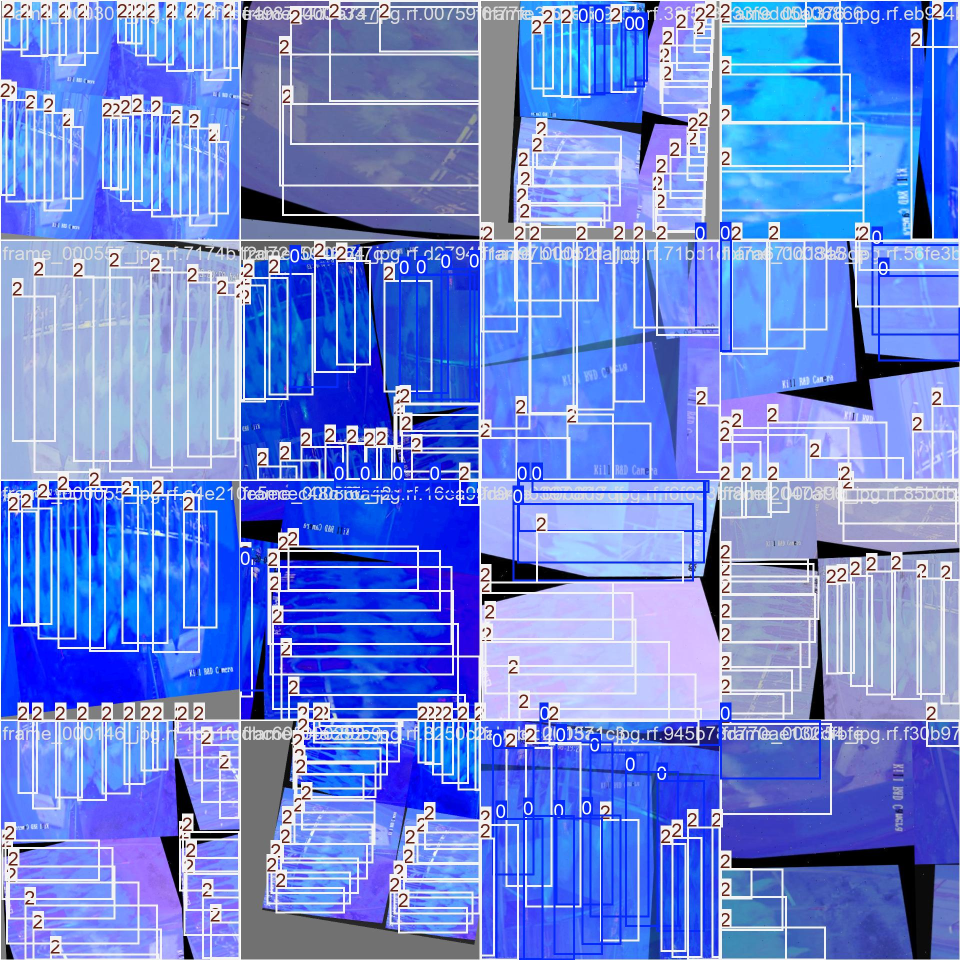
#> input picture runs/detect/runs/chicken_counter/train_batch0.jpg, 1920 x 1920 px, given in place of mix.mp4, which was not available (shown at 1/2 size)
$ python analyze_video2.py
#> lines starting #> are read from the running program, lines starting #| are printed output that depends on the picture; pictures that were not available may be replaced by others from this repository, and a replacement may not be noted
"""
Deeper analysis of mix.mp4:
1. Stop-event duration histogram — distinguish chicken gaps from true belt stops
2. Chicken centroid speed via background subtraction + contour tracking
3. Recommended parameter values
"""
import cv2
import numpy as np
import sys
from collections import Counter

VIDEO = r"C:\Users\mianx\Downloads\mix.mp4"
PROC_W, PROC_H = 1280, 720
SMALL_W, SMALL_H = 160, 90
STOP_THRESH = 0.4

cap = cv2.VideoCapture(VIDEO)
if not cap.isOpened():
    sys.exit(f"Cannot open {VIDEO}")

fps = cap.get(cv2.CAP_PROP_FPS) or 30.0
print(f"fps={fps}")

prev_small = None
motion_vals = []

# Background subtractor to isolate moving foreground (chickens)
bg_sub = cv2.createBackgroundSubtractorMOG2(history=200, varThreshold=40, detectShadows=False)

chicken_speeds = []       # x-displacement per frame in proc-space
frame_idx = 0
prev_centroids = []

while True:
    ret, frame = cap.read()
#> frame is the input picture: shape (1920, 1920, 3); mean B, G, R 219, 134.8, 109.6
    if not ret:
        break
    frame_idx += 1

    frame = cv2.resize(frame, (PROC_W, PROC_H))
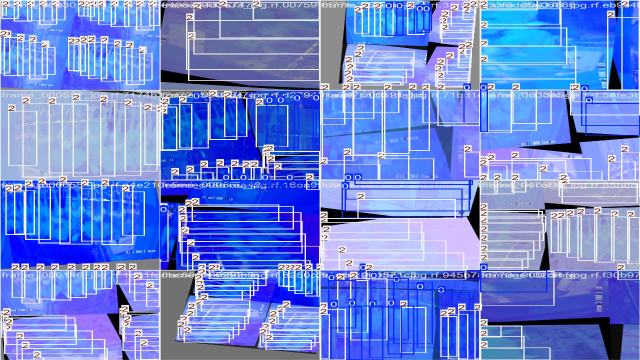
#> frame: shape (720, 1280, 3) (shown at 1/2 size); mean B, G, R 219, 134.8, 109.6
    small = cv2.resize(cv2.cvtColor(frame, cv2.COLOR_BGR2GRAY), (SMALL_W, SMALL_H))
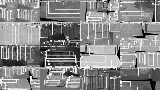
#> small: shape (90, 160); min 0, max 249, mean 137.2

    # Motion diff
    if prev_small is not None:
        motion_vals.append(float(cv2.absdiff(small, prev_small).mean()))
    prev_small = small

    # Foreground mask → chicken centroids
    fg = bg_sub.apply(frame)
#> fg: shape (720, 1280); every value is 255
    # Morphological cleanup
    kernel = cv2.getStructuringElement(cv2.MORPH_ELLIPSE, (5, 5))
    fg = cv2.morphologyEx(fg, cv2.MORPH_OPEN, kernel)
    fg = cv2.dilate(fg, kernel, iterations=2)

    contours, _ = cv2.findContours(fg, cv2.RETR_EXTERNAL, cv2.CHAIN_APPROX_SIMPLE)
#> contours = [[[0, 0], [0, 719], [1279, 719], [1279, 0]]]
    centroids = []
    for c in contours:
        area = cv2.contourArea(c)
        if area < 800:  # skip small noise
            continue
        M = cv2.moments(c)
        if M["m00"] == 0:
            continue
        cx = int(M["m10"] / M["m00"])
        cy = int(M["m01"] / M["m00"])
        centroids.append((cx, cy, area))
#> this loop made 1 pass
#> (c, area, cx, cy) on pass 1: ([[0, 0], [0, 719], [1279, 719], [1279, 0]], 919601, 639, 359)
#> after the loop, centroids = [(639, 359, 919601)]

    # Match centroids frame-to-frame by proximity → get x-displacement
    if prev_centroids and centroids:
        for (px, py, _) in prev_centroids:
            best_dist = 9999
            best_dx = None
            for (cx, cy, _) in centroids:
                dist = abs(cx - px) + abs(cy - py)
                if dist < best_dist and dist < 80:  # max 80px between frames
                    best_dist = dist
                    best_dx = cx - px
            if best_dx is not None and best_dx > 0:  # belt moves left→right
                chicken_speeds.append(best_dx)

    prev_centroids = centroids
#> prev_centroids = [(639, 359, 919601)]

cap.release()

motion_arr = np.array(motion_vals)
speed_arr  = np.array(chicken_speeds)

# ── Stop-event duration analysis ──────────────────────────────────────────────
stopped = motion_arr < STOP_THRESH

# Run-length encode to get duration of each stopped/running segment
runs = []
current_val = stopped[0]
current_len = 1
for v in stopped[1:]:
    if v == current_val:
        current_len += 1
    else:
        runs.append((bool(current_val), current_len))
        current_val = v
        current_len = 1
runs.append((bool(current_val), current_len))

stop_runs   = [r[1] for r in runs if r[0]]   # frames where belt looks stopped
moving_runs = [r[1] for r in runs if not r[0]]

print(f"\n=== STOPPED SEGMENTS (frames below stop_thresh={STOP_THRESH}) ===")
print(f"  Total stop segments: {len(stop_runs)}")
if stop_runs:
    sr = np.array(stop_runs)
    print(f"  Duration distribution (frames):")
    for bucket, lo, hi in [("1-4 frames  (< {:.0f}ms)".format(4/fps*1000),   1,  4),
                            ("5-15 frames (< {:.0f}ms)".format(15/fps*1000),  5, 15),
                            ("16-30 frames(< {:.0f}ms)".format(30/fps*1000), 16, 30),
                            ("31-90 frames(< {:.1f}s)".format(90/fps),       31, 90),
                            ("> 90 frames (> {:.1f}s)".format(90/fps),       91, 99999)]:
        count = int(((sr >= lo) & (sr <= hi)).sum())
        pct   = 100 * count / len(sr)
        print(f"    {bucket}: {count}  ({pct:.1f}%)")
    print(f"  min={sr.min()}  p50={np.median(sr):.0f}  p90={np.percentile(sr,90):.0f}  p99={np.percentile(sr,99):.0f}  max={sr.max()}")
    print(f"  In seconds: p50={np.median(sr)/fps:.2f}s  p90={np.percentile(sr,90)/fps:.2f}s  max={sr.max()/fps:.1f}s")

print(f"\n=== MOVING SEGMENTS ===")
if moving_runs:
    mr = np.array(moving_runs)
    print(f"  Total: {len(mr)}  p50={np.median(mr):.0f}  p90={np.percentile(mr,90):.0f} frames")
    print(f"  In seconds: p50={np.median(mr)/fps:.2f}s")

# ── Chicken/bird speed from contour tracking ───────────────────────────────────
print(f"\n=== CHICKEN CENTROID X-SPEED (proc-space px/frame) — {len(speed_arr)} matched pairs ===")
if len(speed_arr) >= 10:
    print(f"  min:    {speed_arr.min():.1f}")
    print(f"  p10:    {np.percentile(speed_arr, 10):.1f}")
    print(f"  p25:    {np.percentile(speed_arr, 25):.1f}")
    print(f"  median: {np.median(speed_arr):.1f}")
    print(f"  p75:    {np.percentile(speed_arr, 75):.1f}")
    print(f"  p90:    {np.percentile(speed_arr, 90):.1f}")
    print(f"  p99:    {np.percentile(speed_arr, 99):.1f}")
    print(f"  max:    {speed_arr.max():.1f}")
else:
    print("  Not enough matched pairs — contour tracking may need tuning")

# ── Final recommendations ──────────────────────────────────────────────────────
print("\n=== CALIBRATED RECOMMENDATIONS ===")

# Belt stop: threshold for "true stop" = runs lasting > 1 second
TRUE_STOP_FRAMES = int(fps)  # 1 second
true_stops = [r for r in stop_runs if r >= TRUE_STOP_FRAMES]
chicken_gaps = [r for r in stop_runs if r < TRUE_STOP_FRAMES]
print(f"  Chicken inter-bird gaps (< 1s): {len(chicken_gaps)} events, "
      f"max={max(chicken_gaps) if chicken_gaps else 0} frames "
      f"({max(chicken_gaps)/fps*1000:.0f}ms)" if chicken_gaps else "  No short gaps found")
print(f"  True belt stops (>= 1s):        {len(true_stops)} events, "
      f"min={min(true_stops) if true_stops else 0} frames "
      f"({min(true_stops)/fps:.1f}s min)" if true_stops else "  No long stops found")

# Recommended _stop_run threshold: just above max inter-bird gap
if chicken_gaps:
    max_gap = max(chicken_gaps)
    rec_stop_run = max_gap + int(fps * 0.5)  # gap + 0.5s buffer
    print(f"\n  Recommended _stop_run threshold: {rec_stop_run} frames "
          f"({rec_stop_run/fps:.1f}s) — safely above max gap of {max_gap} frames ({max_gap/fps:.2f}s)")
else:
    print(f"\n  No inter-bird gaps found; keep _stop_run=4")

# Belt speed
if len(speed_arr) >= 10:
    med_speed = np.median(speed_arr)
    p90_speed = np.percentile(speed_arr, 90)
    p10_speed = np.percentile(speed_arr, 10)
    print(f"\n  Belt speed (median): {med_speed:.1f} px/frame  "
          f"(= {med_speed*fps:.0f} px/s at {fps}fps)")
    print(f"  Belt speed range:   {p10_speed:.1f} – {p90_speed:.1f} px/frame (p10–p90)")

    # zone_half: must catch a bird at p90 speed in at least 1 frame
    # bird box width at 1280 ≈ 80-120px, so catch window = bird_w + 2*zone_half
    # For 1-frame guarantee: zone_half >= p90_speed / 2
    min_zone = int(np.ceil(p90_speed / 2))
    rec_zone = max(15, min_zone)
    zone_factor = rec_zone / med_speed if med_speed > 0 else 0.8
    print(f"\n  Recommended zone_half:       {rec_zone} px  "
          f"(was 15 — guarantees catch at p90 speed in 1 frame)")
    print(f"  Recommended zone_speed_factor: {zone_factor:.2f}")

    # stop_resume_thresh: above running noise floor
    running_motion = motion_arr[motion_arr >= STOP_THRESH]
    if len(running_motion):
        resume_thresh = np.percentile(running_motion, 10)
        print(f"\n  stop_motion_thresh (keep):   {STOP_THRESH}")
        print(f"  stop_resume_thresh (new):    {resume_thresh:.2f}  "
              f"(p10 of running frames — safely above noise)")

$ run again, on runs/detect/runs/chicken_counter/train_batch1.jpg
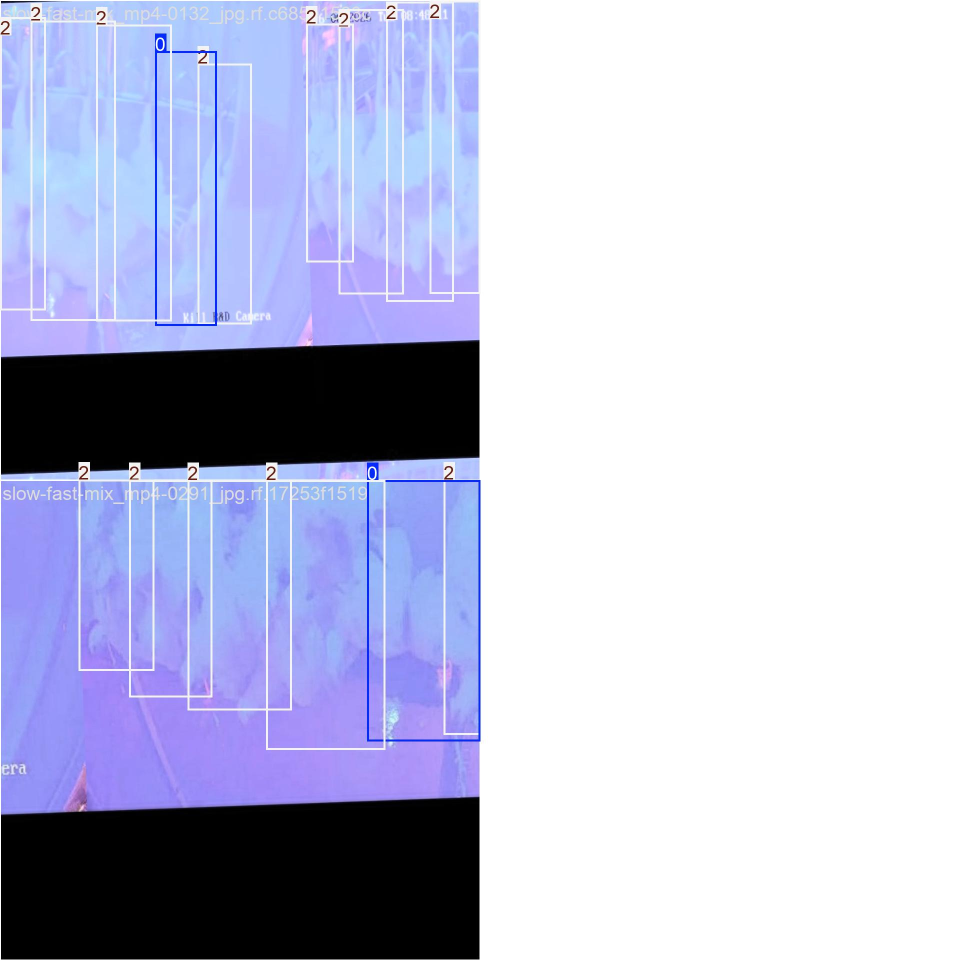
#> input picture runs/detect/runs/chicken_counter/train_batch1.jpg, 1920 x 1920 px, given in place of mix.mp4, which was not available (shown at 1/2 size)
#> frame is the input picture: shape (1920, 1920, 3); mean B, G, R 217.1, 191.8, 189
#> `frame = cv2.resize(frame, (PROC_W, PROC_H))`:
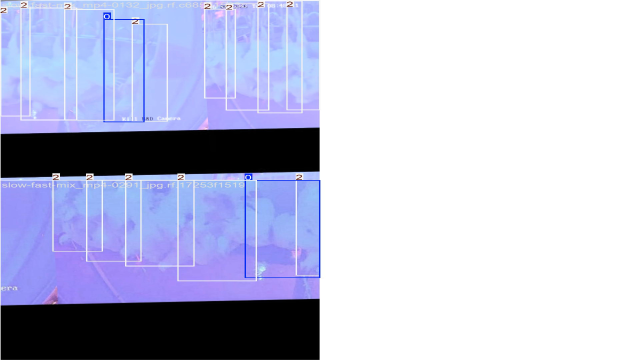
#> frame: shape (720, 1280, 3) (shown at 1/2 size); mean B, G, R 217.1, 191.8, 188.9
#> `small = cv2.resize(cv2.cvtColor(frame, cv2.COLOR_BGR2GRAY), (SMALL_W, ..`:
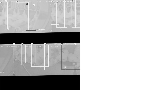
#> small: shape (90, 160); min 0, max 255, mean 194
#> fg: shape (720, 1280); every value is 255
#> contours = [[[0, 0], [0, 719], [1279, 719], [1279, 0]]]
#> the loop `for c in contours:` made 1 pass
#> (c, area, cx, cy) on pass 1: ([[0, 0], [0, 719], [1279, 719], [1279, 0]], 919601, 639, 359)
#> after the loop `for c in contours:`: centroids = [(639, 359, 919601)]

$ run again, on runs/detect/runs/chicken_counter/train_batch2.jpg
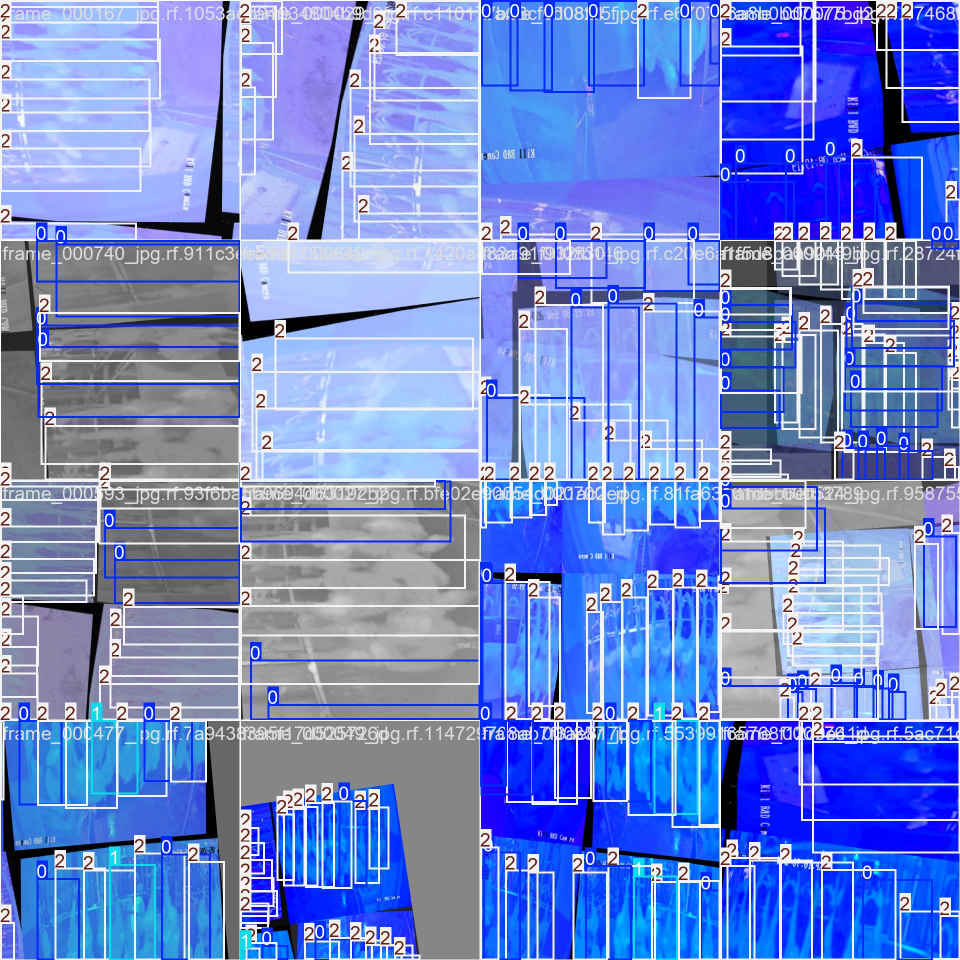
#> input picture runs/detect/runs/chicken_counter/train_batch2.jpg, 1920 x 1920 px, given in place of mix.mp4, which was not available (shown at 1/2 size)
#> frame is the input picture: shape (1920, 1920, 3); mean B, G, R 211.1, 135.8, 112.8
#> `frame = cv2.resize(frame, (PROC_W, PROC_H))`:
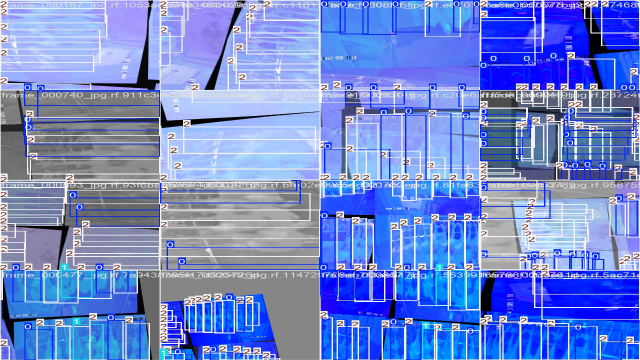
#> frame: shape (720, 1280, 3) (shown at 1/2 size); mean B, G, R 211.1, 135.7, 112.7
#> `small = cv2.resize(cv2.cvtColor(frame, cv2.COLOR_BGR2GRAY), (SMALL_W, ..`:
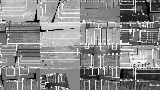
#> small: shape (90, 160); min 0, max 250, mean 137.4
#> fg: shape (720, 1280); every value is 255
#> contours = [[[0, 0], [0, 719], [1279, 719], [1279, 0]]]
#> the loop `for c in contours:` made 1 pass
#> (c, area, cx, cy) on pass 1: ([[0, 0], [0, 719], [1279, 719], [1279, 0]], 919601, 639, 359)
#> after the loop `for c in contours:`: centroids = [(639, 359, 919601)]
